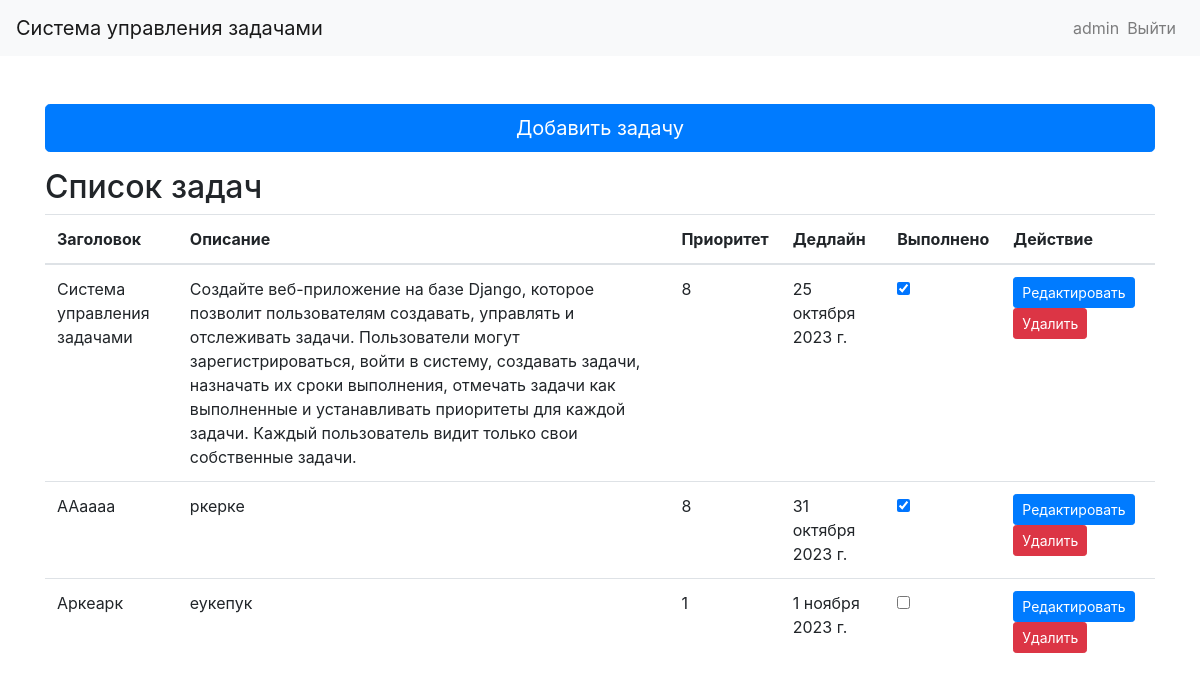
The app's page / (signed in) with its own data.
### todos/models.py (models this page shows, shortened)
class Task(models.Model):
    user = models.ForeignKey(User, on_delete=models.CASCADE)
    title = models.CharField(max_length=200)
    description = models.TextField()
    priority = models.IntegerField(default=1)
    deadline = models.DateField()
    completed = models.BooleanField(default=False)

### todos/views.py (the view)
# urls.py: path('', views.task_list, name='task_list'),
@login_required
def task_list(request):
    tasks = Task.objects.filter(user=request.user)
    return render(request, 'todos/task_list.html', {'tasks': tasks})

### todos/templates/todos/task_list.html (shortened to what this page needs)
{% extends 'todos/base.html' %}
{% load bootstrap4 %}
{% block content %}
<div class="row">
    <div class="col-md-12">
        <a href="{% url 'task_create' %}" class="btn btn-primary btn-lg mb-3 btn-block">Добавить задачу</a>
        <h2>Список задач</h2>
        <table class="table">
            <thead>
                <tr>
                    <th scope="col">Заголовок</th>
                    <th scope="col">Описание</th>
                    <th scope="col">Приоритет</th>
                    <th scope="col">Дедлайн</th>
                    <th scope="col">Выполнено</th>
                    <th scope="col">Действие</th>
                </tr>
            </thead>
            <tbody>
                {% for task in tasks %}
                <tr>
                    <td>{{ task.title }}</td>
                    <td>{{ task.description }}</td>
                    <td>{{ task.priority }}</td>
                    <td>{{ task.deadline }}</td>
                    <td>
                        <div class="form-check">
                            <input class="form-check-input" type="checkbox" id="taskCheck{{ task.id }}" name="completed" {% if task.completed %}checked{% endif %} onchange="this.form.submit()">
                        </div>
                    </td>
                    <td>
                        <a href="{% url 'task_edit' task.id %}" class="btn btn-primary btn-sm">Редактировать</a>
                        <a href="{% url 'task_delete' task.id %}" class="btn btn-danger btn-sm">Удалить</a>
                    </td>
                </tr>
                {% empty %}
                <tr>
                    <td colspan="6">Задачи отсутствуют.</td>
                </tr>
                {% endfor %}
            </tbody>
        </table>
    </div>
</div>
{% endblock %}

### todos/templates/todos/base.html (shortened to what this page needs)
{% load bootstrap4 %}
<!DOCTYPE html>
<html lang="en">
<head>
    <link href="https://stackpath.bootstrapcdn.com/bootstrap/4.5.2/css/bootstrap.min.css" rel="stylesheet">
</head>
<body>
    <nav class="navbar navbar-expand-lg navbar-light bg-light">
        <a class="navbar-brand" href="{% url 'task_list' %}">Система управления задачами</a>
        <div class="collapse navbar-collapse" id="navbarNav">
            <ul class="navbar-nav ml-auto">
                <li class="nav-item">
                    {% if user.is_authenticated %}
                        <ul class="navbar-nav">
                            <li class="nav-item">
                                <span class="navbar-text">{{ user }}</span>
                            </li>
                            <li class="nav-item">
                                <a class="nav-link" href="{% url 'user_logout' %}">Выйти</a>
                            </li>
                        </ul>
                    {% endif %}
                </li>
            </ul>
        </div>
    </nav>
    <div class="container mt-5">
        {% block content %}
        {% endblock %}
    </div>
</body>
</html>

### records on screen
Task: title "Система управления задачами", description "Создайте веб-приложение на базе Django, которое позволит пользователям создавать, управлять и отслеживать задачи. Пользователи могут зарегистрироваться, войти в систему, создавать задачи, назначать их сроки выполнения, отмечать задачи как выполненные и устанавливать приоритеты для каждой задачи. Каждый пользователь видит только свои собственные задачи.", priority "8", deadline "25 октября 2023 г.", completed "☑"
Task: title "ААаааа", description "ркерке", priority "8", deadline "31 октября 2023 г.", completed "☑"
Task: title "Аркеарк", description "еукепук", priority "1", deadline "1 ноября 2023 г."

### other values on screen
{{ user }} "admin"
